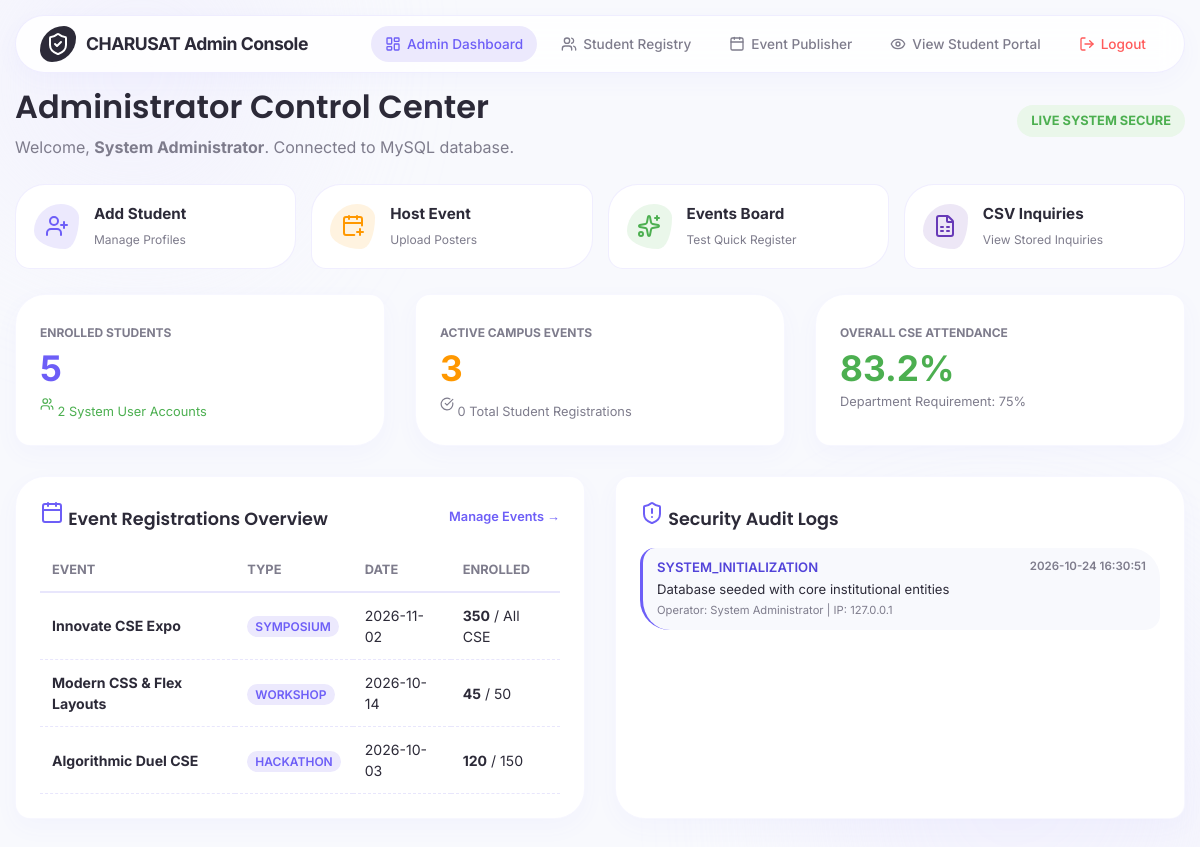
Page /admin_dashboard.php (signed in) on the committed database.
### tables this page shows
CREATE TABLE `events` (
  `id` INT AUTO_INCREMENT PRIMARY KEY,
  `title` VARCHAR(200) NOT NULL,
  `type` ENUM('HACKATHON', 'WORKSHOP', 'SEMINAR', 'SYMPOSIUM') NOT NULL,
  `event_date` DATE NOT NULL,
  `country` VARCHAR(80) DEFAULT 'India',
  `state` VARCHAR(80) DEFAULT 'Gujarat',
  `city` VARCHAR(80) DEFAULT 'Anand',
  `venue` VARCHAR(150) NOT NULL,
  `registrations` INT DEFAULT 0,
  `seats` VARCHAR(50) DEFAULT '100',
  `fee` VARCHAR(50) DEFAULT 'Free Entry',
  `description` TEXT NOT NULL,
  `poster_image` VARCHAR(255) DEFAULT 'default_event.png',
  `created_at` TIMESTAMP DEFAULT CURRENT_TIMESTAMP
);

CREATE TABLE `audit_logs` (
  `id` INT AUTO_INCREMENT PRIMARY KEY,
  `user_id` INT NULL,
  `action` VARCHAR(100) NOT NULL,
  `details` TEXT NULL,
  `ip_address` VARCHAR(45) NULL,
  `created_at` TIMESTAMP DEFAULT CURRENT_TIMESTAMP
);

### admin_dashboard.php (the view, shortened to what this page needs)
<?php
require_once __DIR__ . '/config/db.php';
$studentCount  = $pdo->query("SELECT COUNT(*) FROM students")->fetchColumn();
$eventCount    = $pdo->query("SELECT COUNT(*) FROM events")->fetchColumn();
$userCount     = $pdo->query("SELECT COUNT(*) FROM users")->fetchColumn();
$totalRegs     = $pdo->query("SELECT COUNT(*) FROM registrations")->fetchColumn();
$avgAttendance = $pdo->query("SELECT ROUND(COALESCE(AVG(attendance), 0), 1) FROM students")->fetchColumn();
$logs = $pdo->query("SELECT a.*, COALESCE(u.name, 'System') as user_name FROM audit_logs a LEFT JOIN users u ON a.user_id = u.id ORDER BY a.id DESC LIMIT 5")->fetchAll();
$eventsSummary = $pdo->query("SELECT id, title, type, event_date, registrations, seats FROM events ORDER BY id DESC LIMIT 4")->fetchAll();
?>
<!DOCTYPE html>
<html lang="en">
<head>
  <link rel="stylesheet" href="style.css">
</head>
<body>
  <div class="bg-blob-container"><div class="blob blob-1"></div><div class="blob blob-2"></div></div>
  <header class="global-nav">
    <div class="nav-container">
      <div class="logo-group">
        <div class="logo-icon" style="background: #2C2A38;"><i data-lucide="shield-check"></i></div>
        <span class="logo-text" style="color: #2C2A38;">CHARUSAT Admin Console</span>
      </div>
      <nav class="nav-links">
        <a href="admin_dashboard.php" class="nav-item active"><i data-lucide="layout-dashboard" style="width:16px;"></i> Admin Dashboard</a>
        <a href="admin_students.php" class="nav-item"><i data-lucide="users" style="width:16px;"></i> Student Registry</a>
        <a href="admin_events.php" class="nav-item"><i data-lucide="calendar" style="width:16px;"></i> Event Publisher</a>
        <a href="dashboard.html" class="nav-item"><i data-lucide="eye" style="width:16px;"></i> View Student Portal</a>
        <a href="logout.php" class="nav-item" style="color: #FF5A5A;"><i data-lucide="log-out" style="width:16px;"></i> Logout</a>
      </nav>
    </div>
  </header>
  <main class="main-wrapper">
    <div class="page-intro" style="margin-bottom: 25px; display: flex; justify-content: space-between; align-items: center;">
      <div>
        <h1 class="font-poppins">Administrator Control Center</h1>
        <p style="color: var(--text-muted); margin-top: 4px;">Welcome, <strong><?= htmlspecialchars($_SESSION['user_name'] ?? 'Administrator'); ?></strong>. Connected to MySQL database.</p>
      </div>
      <span style="background: #EAF7EA; color: #4CAF50; padding: 6px 14px; border-radius: var(--radius-capsule); font-size: 0.8rem; font-weight: 700;">LIVE SYSTEM SECURE</span>
    </div>
    <div class="admin-quick-actions">
      <a href="admin_students.php" class="action-card">
        <div class="action-icon" style="background: var(--primary-light); color: var(--primary);"><i data-lucide="user-plus"></i></div>
        <div>
          <h5 style="margin: 0; font-size: 0.95rem;">Add Student</h5>
          <span style="font-size: 0.75rem; color: var(--text-muted);">Manage Profiles</span>
        </div>
      </a>
      <a href="admin_events.php" class="action-card">
        <div class="action-icon" style="background: #FFF3E0; color: #FF9800;"><i data-lucide="calendar-plus"></i></div>
        <div>
          <h5 style="margin: 0; font-size: 0.95rem;">Host Event</h5>
          <span style="font-size: 0.75rem; color: var(--text-muted);">Upload Posters</span>
        </div>
      </a>
      <a href="events.html" class="action-card">
        <div class="action-icon" style="background: #EAF7EA; color: #4CAF50;"><i data-lucide="sparkles"></i></div>
        <div>
          <h5 style="margin: 0; font-size: 0.95rem;">Events Board</h5>
          <span style="font-size: 0.75rem; color: var(--text-muted);">Test Quick Register</span>
        </div>
      </a>
      <a href="data/contacts.csv" target="_blank" class="action-card">
        <div class="action-icon" style="background: #EDE7F6; color: #673AB7;"><i data-lucide="file-spreadsheet"></i></div>
        <div>
          <h5 style="margin: 0; font-size: 0.95rem;">CSV Inquiries</h5>
          <span style="font-size: 0.75rem; color: var(--text-muted);">View Stored Inquiries</span>
        </div>
      </a>
    </div>
    <div class="grid-3" style="margin-bottom: 30px;">
      <article class="organic-card organic-card-1" style="padding: 24px;">
        <span style="font-size: 0.75rem; text-transform: uppercase; font-weight: 700; color: var(--text-muted);">Enrolled Students</span>
        <div class="stat-badge" style="margin-top: 8px;"><?= $studentCount; ?></div>
        <p style="font-size: 0.8rem; color: var(--success); margin-top: 6px;"><i data-lucide="users" style="width: 14px;"></i> <?= $userCount; ?> System User Accounts</p>
      </article>
      <article class="organic-card organic-card-2" style="padding: 24px;">
        <span style="font-size: 0.75rem; text-transform: uppercase; font-weight: 700; color: var(--text-muted);">Active Campus Events</span>
        <div class="stat-badge" style="margin-top: 8px; color: var(--warning);"><?= $eventCount; ?></div>
        <p style="font-size: 0.8rem; color: var(--text-muted); margin-top: 6px;"><i data-lucide="check-circle" style="width: 14px;"></i> <?= $totalRegs; ?> Total Student Registrations</p>
      </article>
      <article class="organic-card organic-card-1" style="padding: 24px;">
        <span style="font-size: 0.75rem; text-transform: uppercase; font-weight: 700; color: var(--text-muted);">Overall CSE Attendance</span>
        <div class="stat-badge" style="margin-top: 8px; color: #4CAF50;"><?= $avgAttendance; ?>%</div>
        <p style="font-size: 0.8rem; color: var(--text-muted); margin-top: 6px;">Department Requirement: 75%</p>
      </article>
    </div>
    <div class="grid-2">
      <section class="organic-card organic-card-1" style="padding: 24px;">
        <div style="display: flex; justify-content: space-between; align-items: center; margin-bottom: 10px;">
          <h3 class="font-poppins" style="font-size: 1.1rem;"><i data-lucide="calendar" style="color: var(--primary);"></i> Event Registrations Overview</h3>
          <a href="admin_events.php" style="font-size: 0.8rem; color: var(--primary); font-weight: 600;">Manage Events &rarr;</a>
        </div>
        <table class="table-container">
          <thead>
            <tr><th>Event</th><th>Type</th><th>Date</th><th>Enrolled</th></tr>
          </thead>
          <tbody>
            <?php foreach ($eventsSummary as $ev): ?>
            <tr>
              <td><strong><?= htmlspecialchars($ev['title']); ?></strong></td>
              <td><span style="font-size: 0.75rem; background: var(--primary-light); color: var(--primary); padding: 3px 8px; border-radius: 12px; font-weight: 600;"><?= $ev['type']; ?></span></td>
              <td><?= $ev['event_date']; ?></td>
              <td><strong><?= $ev['registrations']; ?></strong> / <?= htmlspecialchars($ev['seats']); ?></td>
            </tr>
            <?php endforeach; ?>
          </tbody>
        </table>
      </section>
      <section class="organic-card organic-card-2" style="padding: 24px;">
        <h3 class="font-poppins" style="font-size: 1.1rem; margin-bottom: 15px;"><i data-lucide="shield-alert" style="color: var(--primary);"></i> Security Audit Logs</h3>
        <div style="display: flex; flex-direction: column; gap: 10px;">
          <?php foreach ($logs as $l): ?>
            <div style="padding: 10px 14px; background: var(--bg-light); border-radius: var(--radius-organic-2); font-size: 0.82rem; border-left: 3px solid var(--primary);">
              <div style="display: flex; justify-content: space-between; font-weight: 600;">
                <span style="color: var(--primary-dark);"><?= htmlspecialchars($l['action']); ?></span>
                <span style="color: var(--text-muted); font-size: 0.72rem;"><?= $l['created_at']; ?></span>
              </div>
              <p style="color: var(--text-main); margin-top: 3px;"><?= htmlspecialchars($l['details'] ?? 'System Execution'); ?></p>
              <span style="font-size: 0.7rem; color: var(--text-muted);">Operator: <?= htmlspecialchars($l['user_name']); ?> | IP: <?= htmlspecialchars($l['ip_address'] ?? '127.0.0.1'); ?></span>
            </div>
          <?php endforeach; ?>
        </div>
      </section>
    </div>
  </main>
</body>
</html>

### style.css (style rules this page uses)
:root { --primary: #6D5EF7; --primary-light: #ECE9FD; --primary-dark: #5243D9; --secondary: #9B8CFF; --bg-light: #F8F9FD; --bg-white: #FFFFFF; --text-main: #2C2A38; --text-muted: #7E7C8C; --lavender: #E8E6FC; --success: #4CAF50; --warning: #FF9800; --radius-organic-1: 30px 15px 30px 15px; --radius-organic-2: 15px 30px 15px 30px; --radius-capsule: 50px; --radius-blob: 60% 40% 30% 70% / 60% 30% 70% 40%; --radius-blob-reverse: 40% 60% 70% 30% / 50% 60% 40% 50%; --shadow-soft: 0 8px 24px rgba(109, 94, 247, 0.04); --shadow-hover: 0 12px 28px rgba(109, 94, 247, 0.09); --transition: all 0.3s cubic-bezier(0.16, 1, 0.3, 1); }
* { margin: 0; padding: 0; box-sizing: border-box; }
body { font-family: 'Inter', sans-serif; background-color: var(--bg-light); color: var(--text-main); line-height: 1.5; overflow-x: hidden; }
h1, h2, h3, h4, .font-poppins { font-family: 'Poppins', sans-serif; font-weight: 600; }
a { text-decoration: none; color: inherit; }
.global-nav { position: sticky; top: 15px; z-index: 1000; max-width: 1200px; margin: 0 auto; padding: 0 15px; }
.nav-container { background: rgba(255, 255, 255, 0.85); backdrop-filter: blur(12px); border: 1px solid rgba(109, 94, 247, 0.1); padding: 10px 24px; border-radius: var(--radius-capsule); display: flex; justify-content: space-between; align-items: center; box-shadow: var(--shadow-soft); }
.logo-group { display: flex; align-items: center; gap: 10px; }
.logo-icon { background: var(--primary); color: var(--bg-white); padding: 6px; border-radius: var(--radius-organic-1); display: flex; align-items: center; }
.logo-text { font-size: 1.1rem; font-weight: 700; color: var(--primary); letter-spacing: -0.5px; }
.nav-links { display: flex; align-items: center; gap: 10px; }
.nav-item { display: flex; align-items: center; gap: 6px; padding: 6px 14px; border-radius: var(--radius-capsule); font-size: 0.85rem; font-weight: 500; transition: var(--transition); color: var(--text-muted); }
.nav-item:hover, .nav-item.active { background: var(--primary-light); color: var(--primary); }
.bg-blob-container { position: absolute; top: 0; left: 0; width: 100%; height: 100%; z-index: -1; overflow: hidden; pointer-events: none; }
.blob { position: absolute; background: var(--primary-light); filter: blur(80px); opacity: 0.4; animation: float-blob 20s infinite alternate ease-in-out; }
.blob-1 { width: 350px; height: 350px; top: -100px; left: -50px; border-radius: var(--radius-blob); }
.main-wrapper { max-width: 1200px; margin: 25px auto 50px; padding: 0 15px; }
.grid-2 { display: grid; grid-template-columns: repeat(2, 1fr); gap: 30px; }
.grid-3 { display: grid; grid-template-columns: repeat(3, 1fr); gap: 30px; }
.organic-card { background: var(--bg-white); border: 1px solid rgba(109, 94, 247, 0.05); box-shadow: var(--shadow-soft); transition: var(--transition); }
.organic-card-1 { border-radius: var(--radius-organic-1); }
.organic-card-2 { border-radius: var(--radius-organic-2); }

### admin_dashboard.php (style rules this page uses)
.stat-badge { font-size: 2.2rem; font-weight: 700; color: var(--primary); line-height: 1; }
.table-container { width: 100%; border-collapse: collapse; margin-top: 15px; }
.table-container th { text-align: left; padding: 12px; font-size: 0.8rem; text-transform: uppercase; color: var(--text-muted); border-bottom: 2px solid var(--lavender); }
.table-container td { padding: 12px; font-size: 0.88rem; border-bottom: 1px dashed var(--lavender); }
.admin-quick-actions { display: grid; grid-template-columns: repeat(4, 1fr); gap: 15px; margin-bottom: 25px; }
.action-card { background: var(--bg-white); padding: 18px; border-radius: var(--radius-organic-1); border: 1px solid rgba(109, 94, 247, 0.1); display: flex; align-items: center; gap: 15px; transition: var(--transition); }
.action-icon { width: 45px; height: 45px; border-radius: var(--radius-blob); display: flex; align-items: center; justify-content: center; }

### rows in the picture
events: title "Innovate CSE Expo", type "SYMPOSIUM", event_date "2026-11-02", registrations "350", seats "All CSE"
events: title "Modern CSS & Flex Layouts", type "WORKSHOP", event_date "2026-10-14", registrations "45", seats "50"
events: title "Algorithmic Duel CSE", type "HACKATHON", event_date "2026-10-03", registrations "120", seats "150"
audit_logs: action "SYSTEM_INITIALIZATION", created_at "2026-10-24 16:30:51", details "Database seeded with core institutional entities", user_name "System Administrator", ip_address "127.0.0.1"

### other values in the picture
$_SESSION['user_name'] "System Administrator"
$studentCount "5"
$userCount "2"
$eventCount "3"
$totalRegs "0"
$avgAttendance "83.2"
